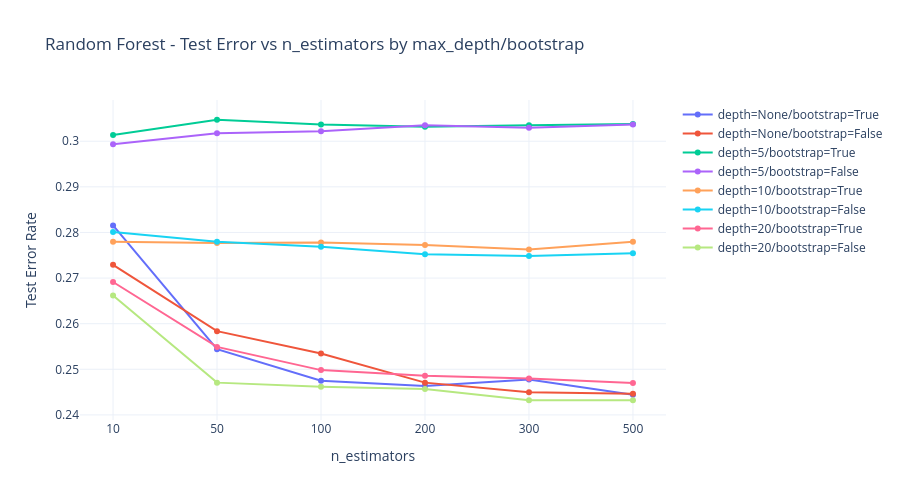

Notebook cell for this chart:
### Markdown cell above
## **Random Forest**

### Code cell
n_estimators_range  = [10, 50, 100, 200, 300, 500]
n_estimators_strings = [str(n) for n in n_estimators_range]

max_depth_range = [None, 5, 10, 20]
bootstrap_range = [True, False]

rf_combos = [
    (depth, option) for depth in max_depth_range for option in bootstrap_range
]

rf_results = {}

for i, (depth, boot) in enumerate(rf_combos, 1):
    label = f"depth={'None' if depth is None else depth}/bootstrap={boot}"
    print(f"[{i}/{len(rf_combos)}] Fitting: {label}")
    rf_train_errors = []
    rf_test_errors  = []
    for n in n_estimators_range:
        rf = RandomForestClassifier(n_estimators=n, max_depth=depth, bootstrap=boot, random_state=42, 
                                    n_jobs=-1)
        rf.fit(X_train_scaled, y_train)
        rf_train_errors.append(1 - rf.score(X_train_scaled, y_train))
        rf_test_errors.append(1 - rf.score(X_test_scaled, y_test))
        print(f"n_estimators={str(n):<6}  Train Error: {rf_train_errors[-1]:.4f}  Test Error: {rf_test_errors[-1]:.4f}")
    rf_results[label] = {'train': rf_train_errors, 'test': rf_test_errors}

fig = go.Figure()
for combo, errors in rf_results.items():
    fig.add_trace(go.Scatter(
        x=n_estimators_strings, y=errors['test'],
        mode='lines+markers', name=combo
    ))

fig.update_layout(
    title='Random Forest - Test Error vs n_estimators by max_depth/bootstrap',
    xaxis_title='n_estimators',
    yaxis_title='Test Error Rate',
    template='plotly_white',
    height=500
)
fig.show()

best_rf_label, best_n, best_n_idx, best_rf_err = None, None, None, 1.0

for combo, errors in rf_results.items():
    idx = errors['test'].index(min(errors['test']))
    if errors['test'][idx] < best_rf_err:
        best_rf_err    = errors['test'][idx]
        best_rf_label  = combo
        best_n_idx     = idx
        best_n         = n_estimators_range[idx]

depth_choice, boot_choice = best_rf_label.split('/')
best_depth = None if 'None' in depth_choice else int(depth_choice.split('=')[1])
best_bootstrap = boot_choice.split('=')[1] == 'True'

print(f"Best combo: {best_rf_label}")
print(f"Best n_estimators: {best_n}")
print(f"Train error: {rf_results[best_rf_label]['train'][best_n_idx]:.4f}")
print(f"Test error: {best_rf_err:.4f}")

### Figure 1 — Plotly figure (JSON) as saved in the notebook; plotly's stock layout.template omitted (floating-point values rounded to 4 significant figures)
{"data": [{"mode": "lines+markers", "name": "depth=None/bootstrap=True", "type": "scatter", "x": ["10", "50", "100", "200", "300", "500"], "y": [0.2815, 0.2544, 0.2475, 0.2464, 0.2478, 0.2444]}, {"mode": "lines+markers", "name": "depth=None/bootstrap=False", "type": "scatter", "x": ["10", "50", "100", "200", "300", "500"], "y": [0.2729, 0.2584, 0.2535, 0.2471, 0.2449, 0.2446]}, {"mode": "lines+markers", "name": "depth=5/bootstrap=True", "type": "scatter", "x": ["10", "50", "100", "200", "300", "500"], "y": [0.3014, 0.3047, 0.3037, 0.3032, 0.3035, 0.3038]}, {"mode": "lines+markers", "name": "depth=5/bootstrap=False", "type": "scatter", "x": ["10", "50", "100", "200", "300", "500"], "y": [0.2993, 0.3018, 0.3022, 0.3035, 0.303, 0.3037]}, {"mode": "lines+markers", "name": "depth=10/bootstrap=True", "type": "scatter", "x": ["10", "50", "100", "200", "300", "500"], "y": [0.278, 0.2777, 0.2778, 0.2773, 0.2762, 0.278]}, {"mode": "lines+markers", "name": "depth=10/bootstrap=False", "type": "scatter", "x": ["10", "50", "100", "200", "300", "500"], "y": [0.2801, 0.278, 0.2769, 0.2752, 0.2748, 0.2754]}, {"mode": "lines+markers", "name": "depth=20/bootstrap=True", "type": "scatter", "x": ["10", "50", "100", "200", "300", "500"], "y": [0.2691, 0.2549, 0.2498, 0.2486, 0.248, 0.247]}, {"mode": "lines+markers", "name": "depth=20/bootstrap=False", "type": "scatter", "x": ["10", "50", "100", "200", "300", "500"], "y": [0.2662, 0.2471, 0.2462, 0.2457, 0.2432, 0.2432]}], "layout": {"height": 500, "title": {"text": "Random Forest - Test Error vs n_estimators by max_depth/bootstrap"}, "xaxis": {"title": {"text": "n_estimators"}}, "yaxis": {"title": {"text": "Test Error Rate"}}}}
